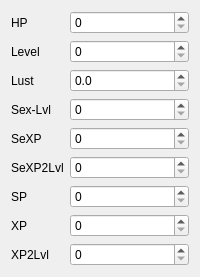
            <widget class="QWidget" name="tab_6">
             <attribute name="title">
              <string notr="true">Status</string>
             </attribute>
             <layout class="QVBoxLayout" name="verticalLayout_9">
              <item>
               <layout class="QFormLayout" name="formLayout_9">
                <property name="sizeConstraint">
                 <enum>QLayout::SetMinimumSize</enum>
                </property>
                <property name="labelAlignment">
                 <set>Qt::AlignLeading|Qt::AlignLeft|Qt::AlignTop</set>
                </property>
                <item row="0" column="0">
                 <widget class="QLabel" name="label_21">
                  <property name="text">
                   <string notr="true">HP</string>
                  </property>
                 </widget>
                </item>
                <item row="0" column="1">
                 <widget class="QSpinBox" name="HP">
                  <property name="suffix">
                   <string notr="true"/>
                  </property>
                  <property name="prefix">
                   <string notr="true"/>
                  </property>
                  <property name="maximum">
                   <number>10000</number>
                  </property>
                 </widget>
                </item>
                <item row="1" column="0">
                 <widget class="QLabel" name="label_17">
                  <property name="text">
                   <string notr="true">Level</string>
                  </property>
                 </widget>
                </item>
                <item row="1" column="1">
                 <widget class="QSpinBox" name="lvl">
                  <property name="enabled">
                   <bool>true</bool>
                  </property>
                  <property name="suffix">
                   <string notr="true"/>
                  </property>
                  <property name="prefix">
                   <string notr="true"/>
                  </property>
                 </widget>
                </item>
                <item row="2" column="0">
                 <widget class="QLabel" name="label_23">
                  <property name="text">
                   <string notr="true">Lust</string>
                  </property>
                 </widget>
                </item>
                <item row="2" column="1">
                 <widget class="QDoubleSpinBox" name="lust">
                  <property name="prefix">
                   <string notr="true"/>
                  </property>
                  <property name="suffix">
                   <string notr="true"/>
                  </property>
                  <property name="decimals">
                   <number>1</number>
                  </property>
                  <property name="maximum">
                   <double>10000.000000000000000</double>
                  </property>
                 </widget>
                </item>
                <item row="3" column="0">
                 <widget class="QLabel" name="label_18">
                  <property name="text">
                   <string notr="true">Sex-Lvl</string>
                  </property>
                 </widget>
                </item>
                <item row="3" column="1">
                 <widget class="QSpinBox" name="slvl">
                  <property name="enabled">
                   <bool>true</bool>
                  </property>
                  <property name="suffix">
                   <string notr="true"/>
                  </property>
                  <property name="prefix">
                   <string notr="true"/>
                  </property>
                 </widget>
                </item>
                <item row="4" column="0">
                 <widget class="QLabel" name="label_48">
                  <property name="text">
                   <string notr="true">SeXP</string>
                  </property>
                 </widget>
                </item>
                <item row="4" column="1">
                 <widget class="QSpinBox" name="SXP">
                  <property name="enabled">
                   <bool>true</bool>
                  </property>
                  <property name="suffix">
                   <string notr="true"/>
                  </property>
                  <property name="prefix">
                   <string notr="true"/>
                  </property>
                  <property name="maximum">
                   <number>100000</number>
                  </property>
                 </widget>
                </item>
                <item row="5" column="0">
                 <widget class="QLabel" name="label_50">
                  <property name="text">
                   <string notr="true">SeXP2Lvl</string>
                  </property>
                 </widget>
                </item>
                <item row="5" column="1">
                 <widget class="QSpinBox" name="sxp2lvl">
                  <property name="enabled">
                   <bool>true</bool>
                  </property>
                  <property name="suffix">
                   <string notr="true"/>
                  </property>
                  <property name="prefix">
                   <string notr="true"/>
                  </property>
                  <property name="maximum">
                   <number>100000</number>
                  </property>
                 </widget>
                </item>
                <item row="6" column="0">
                 <widget class="QLabel" name="label_22">
                  <property name="text">
                   <string notr="true">SP</string>
                  </property>
                 </widget>
                </item>
                <item row="6" column="1">
                 <widget class="QSpinBox" name="SP">
                  <property name="suffix">
                   <string notr="true"/>
                  </property>
                  <property name="prefix">
                   <string notr="true"/>
                  </property>
                  <property name="maximum">
                   <number>10000</number>
                  </property>
                 </widget>
                </item>
                <item row="7" column="0">
                 <widget class="QLabel" name="label_47">
                  <property name="text">
                   <string notr="true">XP</string>
                  </property>
                 </widget>
                </item>
                <item row="7" column="1">
                 <widget class="QSpinBox" name="XP">
                  <property name="enabled">
                   <bool>true</bool>
                  </property>
                  <property name="suffix">
                   <string notr="true"/>
                  </property>
                  <property name="prefix">
                   <string notr="true"/>
                  </property>
                  <property name="maximum">
                   <number>100000</number>
                  </property>
                 </widget>
                </item>
                <item row="8" column="0">
                 <widget class="QLabel" name="label_49">
                  <property name="text">
                   <string notr="true">XP2Lvl</string>
                  </property>
                 </widget>
                </item>
                <item row="8" column="1">
                 <widget class="QSpinBox" name="xp2lvl">
                  <property name="enabled">
                   <bool>true</bool>
                  </property>
                  <property name="suffix">
                   <string notr="true"/>
                  </property>
                  <property name="prefix">
                   <string notr="true"/>
                  </property>
                  <property name="maximum">
                   <number>100000</number>
                  </property>
                 </widget>
                </item>
               </layout>
              </item>
             </layout>
            </widget>
